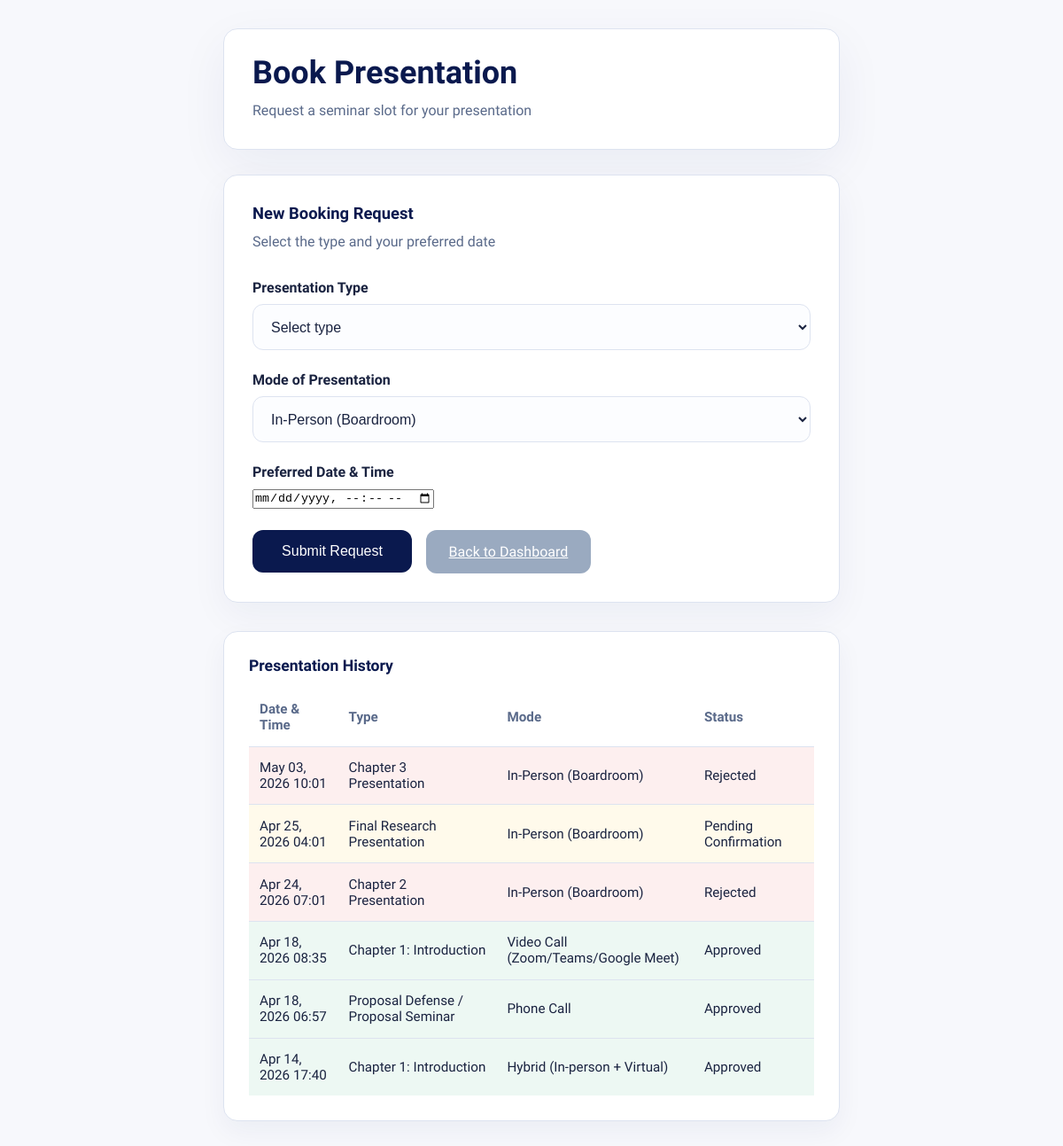
Before: /students/book-presentation/ (signed in) with the older database file.
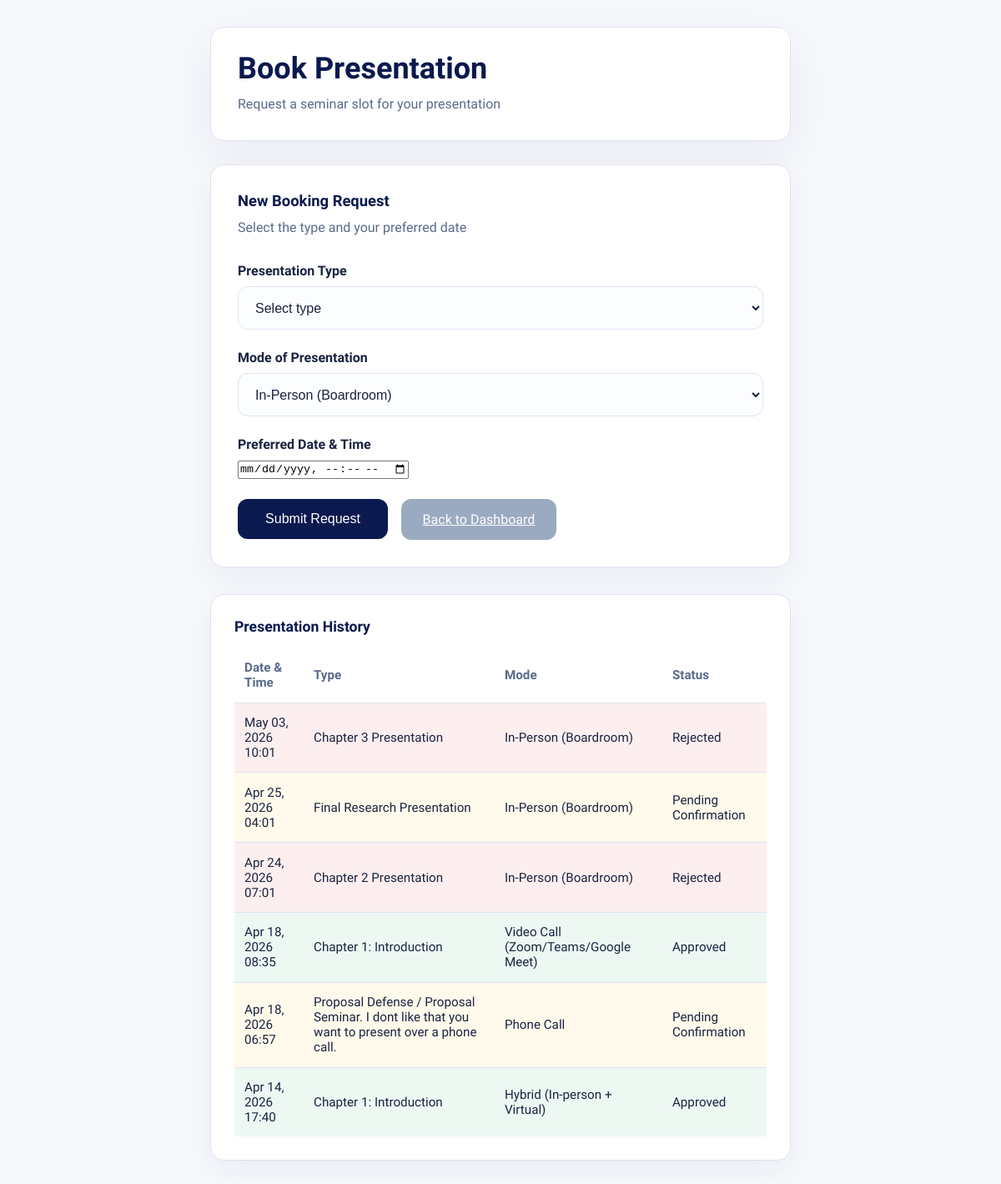
After: the same page with the newer database file.
### students/models.py (models this page shows, shortened)
class PresentationBooking(models.Model):
    student = models.ForeignKey("Student", on_delete=models.CASCADE, related_name="bookings")
    title = models.CharField(max_length=255)  # e.g., "Chapter 4 Presentation"
    date = models.DateTimeField()
    created_at = models.DateTimeField(auto_now_add=True)
    MEETING_TYPE_CHOICES = [
        ("in_person", "In-Person (Boardroom)"),
        ("video_call", "Video Call (Zoom/Teams/Google Meet)"),
        ("hybrid", "Hybrid (In-person + Virtual)"),
        ("phone_call", "Phone Call"),
    ]
    meeting_type = models.CharField(max_length=20, choices=MEETING_TYPE_CHOICES, default="in_person")
    STATUS_CHOICES = [
        ("pending", "Pending Confirmation"),
        ("approved", "Approved"),
        ("rejected", "Rejected"),
    ]
    status = models.CharField(max_length=20, choices=STATUS_CHOICES, default="pending")
    notes = models.TextField(blank=True, null=True)  # Additional notes about the meeting

### students/views.py (the view)
# urls.py: path('book-presentation/', book_presentation, name='book_presentation'),
@login_required
def book_presentation(request):
    student = request.user.student_profile
    if request.method == "POST":
        form = PresentationBookingForm(request.POST)
        if form.is_valid():
            booking = form.save(commit=False)
            booking.student = student
            try:
                booking.full_clean()  # runs the clean() method
                booking.save()
                messages.success(request, "Presentation booked successfully!")
                return redirect('book_presentation')
            except ValidationError as e:
                form.add_error(None, e)
        else:
            messages.error(request, "Form is invalid.")
    else:
        form = PresentationBookingForm()
    bookings = PresentationBooking.objects.filter(student=student).order_by('-date')
    return render(request, 'students/book_presentation.html', {
        'form': form,
        'bookings': bookings,
    })

### students/forms.py
class PresentationBookingForm(forms.ModelForm):
    class Meta:
        model = PresentationBooking
        fields = ['title', 'date', 'meeting_type', 'notes']
        widgets = {
            'title': forms.TextInput(attrs={
                'class': 'form-input',
                'placeholder': 'e.g. Chapter 4 revision discussion'
            }),
            'date': forms.DateTimeInput(attrs={
                'type': 'datetime-local',
                'class': 'form-input'
            }),
            'meeting_type': forms.Select(attrs={
                'class': 'form-select'
            }),
            'notes': forms.Textarea(attrs={
                'class': 'form-textarea',
                'rows': 3,
                'placeholder': 'Any specific topics or documents to review…'
            }),
        }

### templates/students/book_presentation.html (shortened to what this page needs)
{% load static %}
<!DOCTYPE html>
<html lang="en">
<head>
</head>
<body>
<div class="container">
  <div class="page-header">
    <h1>Book Presentation</h1>
    <p>Request a seminar slot for your presentation</p>
  </div>
  <form method="POST" class="form-card">
    <div class="form-group">
      <div class="section-title">New Booking Request</div>
      <div class="section-text">Select the type and your preferred date</div>
    </div>
    <div class="form-group">
      <label for="presentation-type">Presentation Type</label>
      <select id="presentation-type" name="title" class="form-select" required>
                <option value="" disabled selected>Select type</option>
            </select>
        </div>
        <div class="form-group">
            <label for="{{ form.meeting_type.id_for_label }}">Mode of Presentation</label>
            {{ form.meeting_type }}
        </div>
        <div class="form-group">
            <label for="{{ form.date.id_for_label }}">Preferred Date & Time</label>
            {{ form.date }}
        </div>
        <div class="form-actions">
            <button type="submit" class="btn">Submit Request</button>
            <a href="{% url 'student_dashboard' %}" class="btn btn-secondary">Back to Dashboard</a>
        </div>
    </form>
    <div class="history-card">
      <div class="history-header">Presentation History</div>
      {% if bookings %}
      <table class="history-table">
        <thead>
          <tr>
            <th>Date & Time</th>
            <th>Type</th>
            <th>Mode</th>
            <th>Status</th>
          </tr>
        </thead>
        <tbody>
          {% for booking in bookings %}
          <tr class="status-{{ booking.status }}">
            <td>{{ booking.date|date:"M d, Y H:i" }}</td>
            <td>{{ booking.title }}</td>
            <td>{{ booking.get_meeting_type_display }}</td>
            <td>{{ booking.get_status_display }}</td>
          </tr>
          {% endfor %}
        </tbody>
      </table>
      {% else %}
      <p class="history-empty">No presentation bookings yet. Submit a request above to begin.</p>
      {% endif %}
    </div>
</div>
</body>
</html>

Changed rows visible on the page:
changed PresentationBooking "Phone Call": title "Proposal Defense / Proposal Seminar" → "Proposal Defense / Proposal Seminar. I dont like that you want to present over a phone call."; status "Approved" → "Pending Confirmation"
